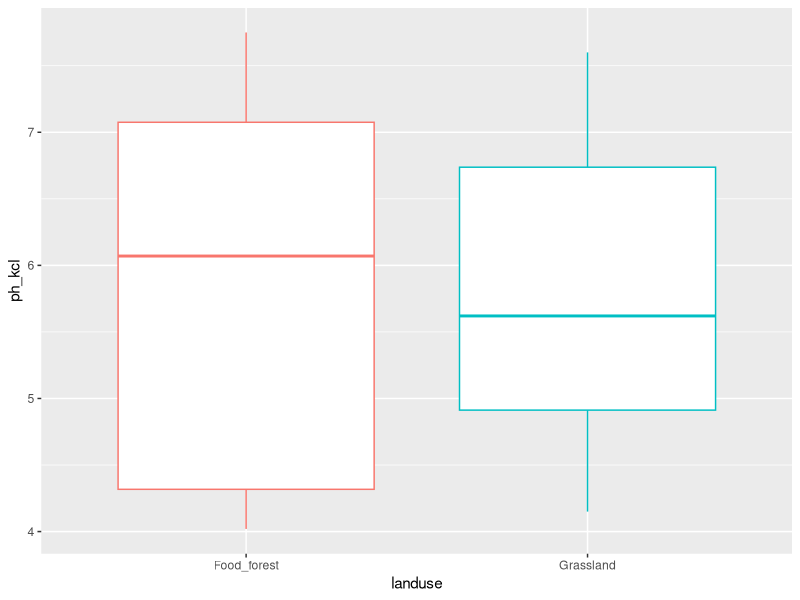
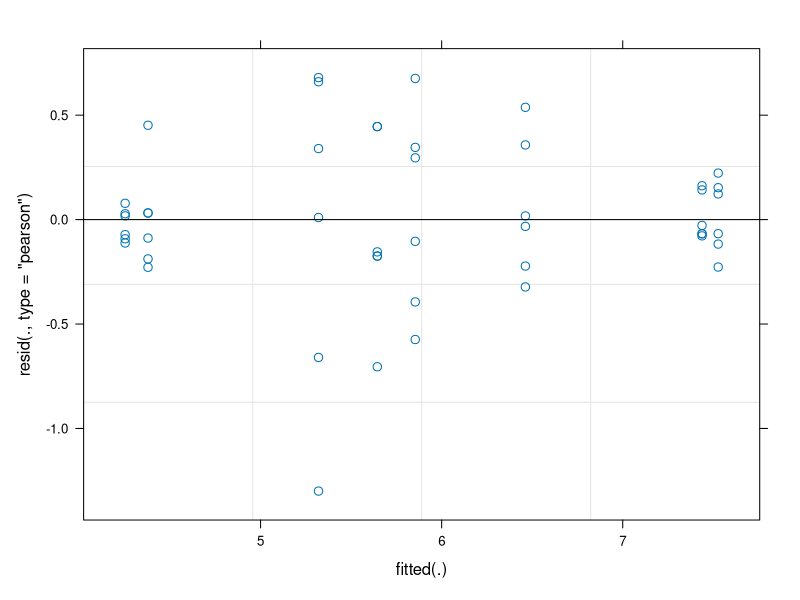
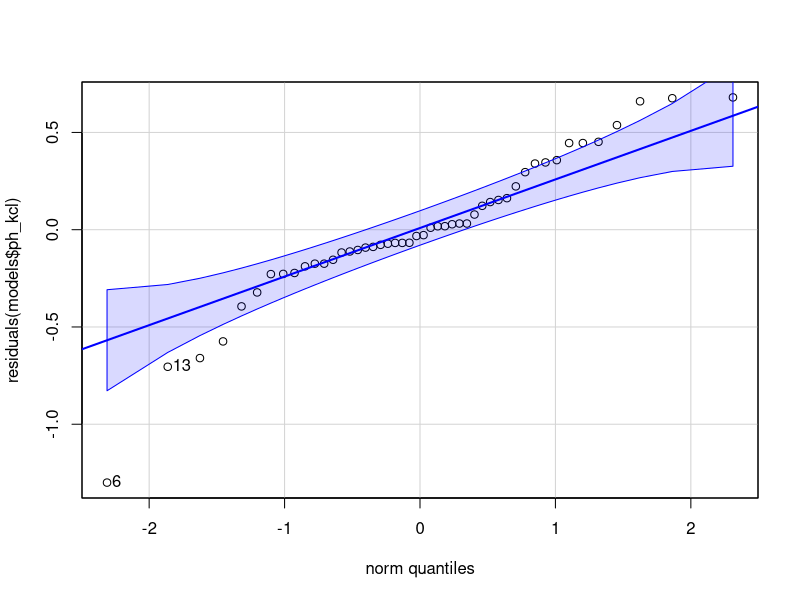

Generate these figures, in order, with R: (Note: this script raises an error after producing the figures.)
## ---- chunk 1
knitr::opts_chunk$set(message = FALSE, echo = FALSE, warning = FALSE)
## ---- chunk 2
library(tidyverse)
library(ggpubr)
library(car)
library(gridExtra)
library(flextable)
library(lmerTest)
library(lme4)
library(multcomp)
library(emmeans)
library(broom.mixed)
library(nlme)

## ---- chunk 3
lml <- read_csv2("MASTER_LML.csv")

lml$litter_sp <- factor(lml$litter_sp, levels=c("Alder","Hazel","Chestnut"))
lml$mesh_size <- factor(lml$mesh_size, levels=c("Fine","Medium","Coarse"))

mt <- read_csv2("MASTERFILE_decomp_10.csv")
cnp <- read_csv("CNP_data.csv")

mt_1 <- mt %>% left_join(cnp, by="code")

mt_2 <- mt_1 %>% mutate(age = 2021-year_of_landuse,
                      earthworms_2021 = compost_worms + soil_eating_worms + pendelaars)

mt_2 <- mt_2 %>% rowwise() %>% mutate(earthworms_2022 = sum(c_across(contains("Abundance"))))
mt_2 <- mt_2 %>% rename("vb_code" = "code")

# join litter mass data with landuse & location data
mt_2_lu_loc <- mt_2 %>% dplyr::select(vb_code, landuse, location)
lml_2 <- lml %>% left_join(mt_2_lu_loc, by ="vb_code")

# mt_3 <- mt_2 %>% filter(plot_nr < 5)

# sum columns mites and earthworms
mt_4 <- cbind(mt_2, mites_sum = rowSums(mt_2[c('Mites_oribatid_kg','Mites_other_kg')]))
mt_4 <- cbind(mt_4, biomass_ew_total = 
                rowSums(mt_2[c('Biomass_anecic','Biomass_endogeic','Biomass_epigeic','Biomass_juvenile')]))

## ---- chunk 4
# variables

vars <- mt_4 %>%
  dplyr::select(ph_kcl, som_percentage, b.d., moisture_percentage, NO2_NO3_mg_kg, NH4_mg_kg,
            Total_P_mg_kg, Olsen_P_mg_kg, earthworms_2022, biomass_ew_total,
            Springtails_nr_kg, Mites_oribatid_kg, Mites_other_kg, nr_nematodes_gr_dry,
            Bacteria_total, Microbial, Actinobacteria_total, Fungi_total, Total_plfa, AMF_NLFA,
            C_total, N_total, P_total) %>%
  names() %>%
  set_names()

# normality and equal variances

normality <- map(vars, ~gghistogram(mt_4, .x,  fill = 'lightgrey', na.rm=TRUE))
plots_list <- map(normality, ~.x)
# grid.arrange(grobs = plots_list, ncol = 2, nrow = 10)

variances_loc_lu <- map(vars, ~leveneTest(mt_4[[.x]] ~ landuse * location, data = mt_4))

# tab_var <- mt_4 %>% group_by(landuse, location) %>% 
#   dplyr::select(ph_kcl, som_percentage, b.d.,                                                
#                 moisture_percentage, 
#                 NO2_NO3_mg_kg, NH4_mg_kg, Total_P_mg_kg, Olsen_P_mg_kg, earthworms_2022, 
#                 biomass_ew_total, Springtails_nr_kg, Mites_oribatid_kg, Mites_other_kg, 
#                 nr_nematodes_gr_dry,Bacteria_total, Microbial, Actinobacteria_total, 
#                 Fungi_total, Total_plfa, AMF_NLFA) %>% 
#           summarize_all(var, na.rm=TRUE) %>% mutate(across(where(is.numeric), round, 1))
# 
# tab_var %>% pivot_longer(cols=c(ph_kcl:AMF_NLFA)) %>% 
#                   pivot_wider(names_from = c(landuse,location),values_from = value) %>%
#             flextable()  %>%
#             set_table_properties(layout = "autofit")


## ---- chunk 5
# list of model outputs ANOVA
models <- list()
for (i in c('ph_kcl','som_percentage','b.d.','moisture_percentage','NO2_NO3_mg_kg','NH4_mg_kg',
            'Total_P_mg_kg','Olsen_P_mg_kg','C_total','N_total','P_total',
            'earthworms_2022','biomass_ew_total',
            'Springtails_nr_kg','Mites_oribatid_kg','Mites_other_kg','nr_nematodes_gr_dry',
            'Bacteria_total','Microbial','Actinobacteria_total','Fungi_total','Total_plfa','AMF_NLFA')) {
  f <- formula(paste(i,"~ landuse + (1|location/landuse)"))
  models[[i]] <- lmerTest::lmer(f, data=mt_4, na.action = "na.omit")
}
## ---- chunk 6
mt_4 %>% group_by(landuse, location) %>% summarize(mean=mean(ph_kcl),sd=sd(ph_kcl),var=var(ph_kcl))
variances_loc_lu$ph_kcl
mt_4 %>% group_by(landuse) %>% ggplot(aes(x=landuse, y=ph_kcl, color=landuse)) + geom_boxplot() + theme(legend.position='none')
plot(models$ph_kcl)
qqPlot(residuals(models$ph_kcl))
shapiro.test(residuals(models$ph_kcl))
anova(models$ph_kcl)
ranef(models$ph_kcl)

# Generalized least squares
gls_ph <- lme4::gls(ph_kcl ~ landuse, data=mt_4, na.action = na.omit, weights=varPower())
# weights=varPower() 
# weights = varIdent(form= ~1|location)
# correlation = corAR1(form = ~ 1 | location)
summary(gls_ph)
anova(gls_ph)
plot(gls_ph)
qqPlot(residuals(gls_ph))
shapiro.test(residuals(gls_ph))
## ---- chunk 7
mt_4 %>% group_by(landuse, location) %>% 
    summarize(mean=mean(som_percentage),sd=sd(som_percentage),var=var(som_percentage))
# variances_loc_lu$som_percentage
mt_4 %>% group_by(landuse) %>% ggplot(aes(x=landuse, y=som_percentage, color=landuse)) + geom_boxplot() + theme(legend.position='none')
plot(models$som_percentage)
qqPlot(residuals(models$som_percentage))
shapiro.test(residuals(models$som_percentage))
anova(models$som_percentage)
summary(models$som_percentage)
## ---- chunk 8
mt_4 %>% group_by(landuse, location) %>% 
          summarize(mean=mean(b.d.),sd=sd(b.d.),var=var(b.d.))
variances_loc_lu$b.d.
mt_4 %>% group_by(landuse) %>% ggplot(aes(x=landuse, y=b.d., color=landuse)) + geom_boxplot() + theme(legend.position='none')
plot(models$b.d.)
qqPlot(residuals(models$b.d.))
shapiro.test(residuals(models$b.d.))
anova(models$b.d.)
## ---- chunk 9
mt_4 %>% group_by(landuse, location) %>% 
  summarize(mean=mean(moisture_percentage),sd=sd(moisture_percentage),
            var=var(moisture_percentage))
# variances_loc_lu$moisture_percentage
mt_4 %>% group_by(landuse) %>% ggplot(aes(x=landuse, y=moisture_percentage,
                                          color=landuse)) + geom_boxplot() + 
          theme(legend.position='none')
plot(models$moisture_percentage)
qqPlot(residuals(models$moisture_percentage))
shapiro.test(residuals(models$moisture_percentage))
anova(models$moisture_percentage)
## ---- chunk 10
mt_4 %>% group_by(landuse, location) %>% 
  summarize(mean=mean(NO2_NO3_mg_kg),sd=sd(NO2_NO3_mg_kg),var=var(NO2_NO3_mg_kg))
variances_loc_lu$NO2_NO3_mg_kg
mt_4 %>% group_by(landuse) %>% ggplot(aes(x=landuse, y=NO2_NO3_mg_kg, color=landuse)) + 
    geom_boxplot() + theme(legend.position='none')
plot(models$NO2_NO3_mg_kg)
qqPlot(residuals(models$NO2_NO3_mg_kg))
# shapiro.test(residuals(models$NO2_NO3_mg_kg))
anova(models$NO2_NO3_mg_kg)

# Log transformation
var_log_N <- leveneTest(log(NO2_NO3_mg_kg) ~ landuse * location, data=mt_4) #UNEQUAL VARIANCES FIXED!
mod_log_N <- lmerTest::lmer(log(NO2_NO3_mg_kg+0.001) ~ landuse + (1|location/landuse), data=mt_4,
                  na.action = "na.omit")
qqPlot(residuals(mod_log_N))
shapiro.test(residuals(mod_log_N))
## ---- chunk 11
mt_4 %>% group_by(landuse, location) %>% summarize(mean=mean(NH4_mg_kg),sd=sd(NH4_mg_kg),var=var(NH4_mg_kg))
# variances_loc_lu$NH4_mg_kg
mt_4 %>% group_by(landuse) %>% ggplot(aes(x=landuse, y=NH4_mg_kg, color=landuse)) + geom_boxplot() + theme(legend.position='none')
plot(models$NH4_mg_kg)
qqPlot(residuals(models$NH4_mg_kg))
shapiro.test(residuals(models$NH4_mg_kg))
anova(models$NH4_mg_kg)

var_log_N_2 <- leveneTest(log(NH4_mg_kg) ~ landuse * location, data=mt_4) 
mod_log_N_2 <- lmerTest::lmer(log(NH4_mg_kg+0.001) ~ landuse + (1|location/landuse), data=mt_4,
                  na.action = "na.omit")
qqPlot(residuals(mod_log_N_2))
plot(mod_log_N_2)
shapiro.test(residuals(mod_log_N_2)) #non-normality fixed!!
anova(mod_log_N_2)
## ---- chunk 12
mt_4 %>% group_by(landuse, location) %>% summarize(mean=mean(Total_P_mg_kg),sd=sd(Total_P_mg_kg),var=var(Total_P_mg_kg))
variances_loc_lu$Total_P_mg_kg
mt_4 %>% group_by(landuse) %>% ggplot(aes(x=landuse, y=Total_P_mg_kg, color=landuse)) + geom_boxplot() + theme(legend.position='none')
plot(models$Total_P_mg_kg)
qqPlot(residuals(models$Total_P_mg_kg))
shapiro.test(residuals(models$Total_P_mg_kg))

# Log transformation FIXED!!
var_log_P <- leveneTest(log(Total_P_mg_kg) ~ landuse * location, data=mt_4)
mod_log_P <- lmerTest::lmer(log(Total_P_mg_kg+0.001) ~ landuse + (1|location/landuse), data=mt_4,
                  na.action = "na.omit")
qqPlot(residuals(mod_log_P))
shapiro.test(residuals(mod_log_P))
anova(mod_log_P)
## ---- chunk 13
mt_4 %>% group_by(landuse, location) %>% summarize(mean=mean(Olsen_P_mg_kg),sd=sd(Olsen_P_mg_kg),var=var(Olsen_P_mg_kg))
variances_loc_lu$Olsen_P_mg_kg
mt_4 %>% group_by(landuse) %>% ggplot(aes(x=landuse, y=Olsen_P_mg_kg, color=landuse)) + geom_boxplot() + theme(legend.position='none')
plot(models$Olsen_P_mg_kg)
qqPlot(residuals(models$Olsen_P_mg_kg))
shapiro.test(residuals(models$Olsen_P_mg_kg))

# Log transformation FIXED!!
var_log_P_2 <- leveneTest(log(Olsen_P_mg_kg) ~ landuse * location, data=mt_4) #unequal variances fixed!
mod_log_P_2 <- lmerTest::lmer(log(Olsen_P_mg_kg+0.001) ~ landuse + (1|location/landuse), data=mt_4,
                  na.action = "na.omit")
qqPlot(residuals(mod_log_P_2))
shapiro.test(residuals(mod_log_P_2))
anova(mod_log_P_2)
## ---- chunk 14
mt_4 %>% group_by(landuse, location) %>% summarize(mean=mean(N_total),sd=sd(N_total),var=var(N_total))
# variances_loc_lu$N_total
mt_4 %>% group_by(landuse) %>% ggplot(aes(x=landuse, y=N_total, color=landuse)) + geom_boxplot() + theme(legend.position='none')
plot(models$N_total)
qqPlot(residuals(models$N_total))
shapiro.test(residuals(models$N_total))

# Log transformation FIXED!!
var_log_N_3 <- leveneTest(log(N_total) ~ landuse * location, data=mt_4)
mod_log_N_3 <- lmerTest::lmer(log(N_total+0.001) ~ landuse + (1|location/landuse), data=mt_4,
                  na.action = "na.omit")
qqPlot(residuals(mod_log_N_3))
shapiro.test(residuals(mod_log_N_3)) # Non-normality fixed!!!!
anova(mod_log_N_3)
## ---- chunk 15
mt_4 %>% group_by(landuse, location) %>% summarize(mean=mean(C_total),sd=sd(C_total),var=var(C_total))
# variances_loc_lu$C_total
mt_4 %>% group_by(landuse) %>% ggplot(aes(x=landuse, y=C_total, color=landuse)) + geom_boxplot() + theme(legend.position='none')
plot(models$C_total)
qqPlot(residuals(models$C_total))
shapiro.test(residuals(models$C_total))

# Log transformation FIXED!!
var_log_C <- leveneTest(log(C_total) ~ landuse * location, data=mt_4)
mod_log_C <- lmerTest::lmer(log(C_total+0.001) ~ landuse + (1|location/landuse), data=mt_4,
                  na.action = "na.omit")
qqPlot(residuals(mod_log_C))
shapiro.test(residuals(mod_log_C)) # Non-normality fixed!!!!
anova(mod_log_C)
## ---- chunk 16
mt_4 %>% group_by(landuse, location) %>% summarize(mean=mean(earthworms_2022, na.rm=TRUE),sd=sd(earthworms_2022, na.rm=TRUE),var=var(earthworms_2022, na.rm=TRUE))
# variances_loc_lu$earthworms_2022
mt_4 %>% group_by(landuse) %>% ggplot(aes(x=landuse, y=earthworms_2022, color=landuse)) + geom_boxplot() + theme(legend.position='none')
plot(models$earthworms_2022)
qqPlot(residuals(models$earthworms_2022))
# shapiro.test(residuals(models$earthworms_2022))
anova(models$earthworms_2022)
## ---- chunk 17
mt_4 %>% group_by(landuse, location) %>% summarize(mean=mean(biomass_ew_total, na.rm=TRUE),sd=sd(biomass_ew_total, na.rm=TRUE),var=var(biomass_ew_total, na.rm=TRUE))
# variances_loc_lu$biomass_ew_total
mt_4 %>% group_by(landuse) %>% ggplot(aes(x=landuse, y=biomass_ew_total, color=landuse)) + geom_boxplot() + theme(legend.position='none')
plot(models$biomass_ew_total)
qqPlot(residuals(models$biomass_ew_total))
# shapiro.test(residuals(models$biomass_ew_total))
anova(models$biomass_ew_total)

## ---- chunk 18
mt_4 %>% group_by(landuse, location) %>% summarize(mean=mean(Springtails_nr_kg, na.rm=TRUE),sd=sd(Springtails_nr_kg, na.rm=TRUE),var=var(Springtails_nr_kg, na.rm=TRUE))
# variances_loc_lu$Springtails_nr_kg
mt_4 %>% group_by(landuse) %>% ggplot(aes(x=landuse, y=Springtails_nr_kg, color=landuse)) + geom_boxplot()  + theme(legend.position='none')
plot(models$Springtails_nr_kg)
qqPlot(residuals(models$Springtails_nr_kg))
# shapiro.test(residuals(models$Springtails_nr_kg))
anova(models$Springtails_nr_kg)

## ---- chunk 19
mt_4 %>% group_by(landuse, location) %>% summarize(mean=mean(Mites_oribatid_kg, na.rm=TRUE),sd=sd(Mites_oribatid_kg, na.rm=TRUE),var=var(Mites_oribatid_kg, na.rm=TRUE))
# variances_loc_lu$Mites_oribatid_kg
mt_4 %>% group_by(landuse) %>% ggplot(aes(x=landuse, y=Mites_oribatid_kg, color=landuse)) + geom_boxplot()  + theme(legend.position='none')
plot(models$Mites_oribatid_kg)
qqPlot(residuals(models$Mites_oribatid_kg))
shapiro.test(residuals(models$Mites_oribatid_kg))
anova(models$Mites_oribatid_kg)

# Log transformation
# var_log_ori <- leveneTest(log(Mites_oribatid_kg) ~ landuse * location, data=mt_4)
mod_log_ori <- lmer(log(Mites_oribatid_kg+0.0001) ~ landuse + (1|location/landuse), data=mt_4,
                  na.action = "na.omit")
qqPlot(residuals(mod_log_ori))
shapiro.test(residuals(mod_log_ori)) # DOESNT HELP!!

#GLMM
glmm_ori <- lme4::glmer(Mites_oribatid_kg  ~ landuse + (1|location/landuse), data=mt_4,
                  na.action = "na.omit", family="poisson")
anova(glmm_ori)
shapiro.test(residuals(glmm_ori)) # almost fixed!!
plot(glmm_ori)
qqPlot(residuals(glmm_ori))
## ---- chunk 20
mt_4 %>% group_by(landuse, location) %>% summarize(mean=mean(Mites_other_kg, na.rm=TRUE),sd=sd(Mites_other_kg, na.rm=TRUE),var=var(Mites_other_kg, na.rm=TRUE))
# variances_loc_lu$Mites_other_kg
mt_4 %>% group_by(landuse) %>% ggplot(aes(x=landuse, y=Mites_other_kg, color=landuse)) + geom_boxplot() + theme(legend.position='none')
plot(models$Mites_other_kg)
qqPlot(residuals(models$Mites_other_kg))
shapiro.test(residuals(models$Mites_other_kg))
anova(models$Mites_other_kg)

# Log transformation
var_log_mit <- leveneTest(log(Mites_other_kg) ~ landuse * location, data=mt_4)
mod_log_mit <- lmer(log(Mites_other_kg+0.0001) ~ landuse + (1|location), data=mt_4,
                  na.action = "na.omit")
qqPlot(residuals(mod_log_mit))
shapiro.test(residuals(mod_log_mit)) # Normal residuals!!
anova(mod_log_mit)
## ---- chunk 21
mt_4 %>% group_by(landuse, location) %>% summarize(mean=mean(Bacteria_total),sd=sd(Bacteria_total),var=var(Bacteria_total))
variances_loc_lu$Bacteria_total
# par(mfrow=c(1,2))
# normality$Bacteria_total
mt_4 %>% group_by(landuse) %>% ggplot(aes(x=landuse, y=Bacteria_total, color=landuse)) + geom_boxplot() + theme(legend.position='none')
# plot(fitted(models$Bacteria_total, res))
qqPlot(residuals(models$Bacteria_total))
# shapiro.test(residuals(models$Bacteria_total))
anova(models$Bacteria_total)
## ---- chunk 22
mt_4 %>% group_by(landuse, location) %>% summarize(mean=mean(Microbial),sd=sd(Microbial),var=var(Microbial))
# variances_loc_lu$Microbial
# par(mfrow=c(1,2))
# normality$Microbial
mt_4 %>% group_by(landuse) %>% ggplot(aes(x=landuse, y=Microbial, color=landuse)) + geom_boxplot() + theme(legend.position='none')
# plot(fitted(models$Microbial, res))
qqPlot(residuals(models$Microbial))
# shapiro.test(residuals(models$Microbial))
anova(models$Microbial)
## ---- chunk 23
mt_4 %>% group_by(landuse, location) %>% summarize(mean=mean(Actinobacteria_total),sd=sd(Actinobacteria_total),var=var(Actinobacteria_total))
variances_loc_lu$Actinobacteria_total
# par(mfrow=c(1,2))
# normality$Actinobacteria_total
mt_4 %>% group_by(landuse) %>% ggplot(aes(x=landuse, y=Actinobacteria_total, color=landuse)) + geom_boxplot() + theme(legend.position='none')
# plot(fitted(models$Actinobacteria_total, res))
qqPlot(residuals(models$Actinobacteria_total))
# shapiro.test(residuals(models$Actinobacteria_total))
anova(models$Actinobacteria_total)
## ---- chunk 24
mt_4 %>% group_by(landuse, location) %>% summarize(mean=mean(Fungi_total),sd=sd(Fungi_total),var=var(Fungi_total))
# variances_loc_lu$Fungi_total
# par(mfrow=c(1,2))
# normality$Fungi_total
mt_4 %>% group_by(landuse) %>% ggplot(aes(x=landuse, y=Fungi_total, color=landuse)) + geom_boxplot() + theme(legend.position='none')
# plot(fitted(models$Fungi_total, res))
qqPlot(residuals(models$Fungi_total))
shapiro.test(residuals(models$Fungi_total))
anova(models$Fungi_total)
## ---- chunk 25
mt_4 %>% group_by(landuse, location) %>% summarize(mean=mean(Total_plfa),sd=sd(Total_plfa),var=var(Total_plfa))
variances_loc_lu$Total_plfa
# par(mfrow=c(1,2))
# normality$Total_plfa
mt_4 %>% group_by(landuse) %>% ggplot(aes(x=landuse, y=Total_plfa, color=landuse)) + geom_boxplot() + theme(legend.position='none')
# plot(fitted(models$Total_plfa, res))
qqPlot(residuals(models$Total_plfa))
# shapiro.test(residuals(models$Total_plfa))
anova(models$Total_plfa)
## ---- chunk 26
mt_4 %>% group_by(location,landuse) %>% summarize(mean=mean(AMF_NLFA),sd=sd(AMF_NLFA),var=var(AMF_NLFA))
variances_loc_lu$AMF_NLFA
# par(mfrow=c(1,2))
# normality$AMF_NLFA
mt_4 %>% group_by(landuse) %>% ggplot(aes(x=landuse, y=AMF_NLFA, color=landuse)) + geom_boxplot() + theme(legend.position='none')
# plot(fitted(models$AMF_NLFA, res))
qqPlot(residuals(models$AMF_NLFA))
shapiro.test(residuals(models$AMF_NLFA))
anova(models$AMF_NLFA)

# log transform AMF
# gghistogram(log(mt_4$AMF_NLFA),  fill = 'lightgrey', na.rm=TRUE)
# mt_4 %>% group_by(landuse) %>% ggplot(aes(x=landuse, y=log(AMF_NLFA), color=landuse)) + geom_boxplot()
# amf_transf <- lmer(log(AMF_NLFA) ~ landuse + (1|location), data=mt_4, na.action = "na.omit")
var_log_amf <- leveneTest(log(AMF_NLFA) ~ landuse * location, data=mt_4) # little bit less significant...but still significant for sure
# anova(amf_transf)
# summary(amf_transf)
# cld(lsmeans(amf_transf,~ landuse,adjust="tukey"), Letters = c(letters))
# shapiro.test(residuals(amf_transf))
# qqPlot(residuals(amf_transf))

# Generalized least squares
gls_AMF <- gls(AMF_NLFA ~ landuse, data=mt_4, na.action = na.omit, weights=varPower())
# weights=varPower() 
# weights = varIdent(form= ~1|location)
# correlation = corAR1(form = ~ 1 | location)
summary(gls_AMF)
anova(gls_AMF)
plot(gls_AMF)
# cld(lsmeans(models$gls_AMF,~ landuse, adjust="tukey"), Letters = c(letters)) doesnt work for gls()
qqPlot(residuals(gls_AMF))
shapiro.test(residuals(gls_AMF))
# 
# ## Run the following lines. These introduce methods for 'gls' objects.
# model.matrix.gls<-function(object,...){
# 	model.matrix(terms(object),data=getData(object),...)
# }
# model.frame.gls<-function(object,...){
# 	model.frame(formula(object),data=getData(object),...)
# }
# terms.gls<-function(object,...){
# 	terms(model.frame(object),...)
# }
# # The line below gives pairwise comparisons now.  Note that the above
# # performs t-tests for all pairwise differences.
# multCompTukey <- glht(gls_AMF, linfct = mcp(landuse = "Tukey"))
